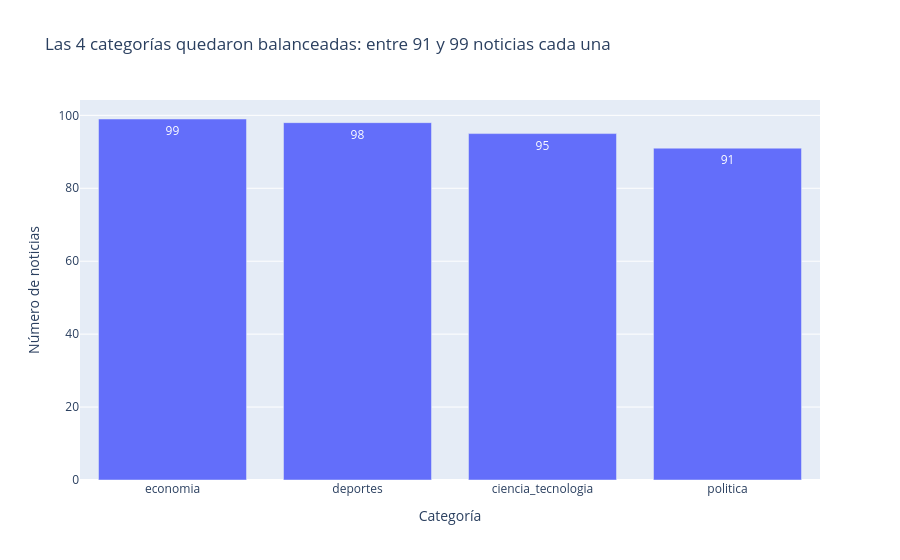

Here is the notebook cell this chart was saved with:
### Code cell
TITULO_GRAFICO_1 = "Las 4 categorías quedaron balanceadas: entre 91 y 99 noticias cada una"
fig = px.bar(
    conteo_categorias, x="etiqueta", y="noticias", text="noticias",
    title=TITULO_GRAFICO_1,
    labels={"etiqueta": "Categoría", "noticias": "Número de noticias"},
)
fig.show()

### Figure 1 — Plotly figure (JSON) as saved in the notebook; plotly's stock layout.template omitted (floating-point values rounded to 4 significant figures)
{"data": [{"hovertemplate": "Categoría=%{x}<br>Número de noticias=%{text}<extra></extra>", "legendgroup": "", "marker": {"color": "#636efa", "pattern": {"shape": ""}}, "name": "", "orientation": "v", "showlegend": false, "text": [99.0, 98.0, 95.0, 91.0], "textposition": "auto", "type": "bar", "x": ["economia", "deportes", "ciencia_tecnologia", "politica"], "xaxis": "x", "y": [99, 98, 95, 91], "yaxis": "y"}], "layout": {"barmode": "relative", "legend": {"tracegroupgap": 0}, "title": {"text": "Las 4 categorías quedaron balanceadas: entre 91 y 99 noticias cada una"}, "xaxis": {"anchor": "y", "domain": [0.0, 1.0], "title": {"text": "Categoría"}}, "yaxis": {"anchor": "x", "domain": [0.0, 1.0], "title": {"text": "Número de noticias"}}}}
